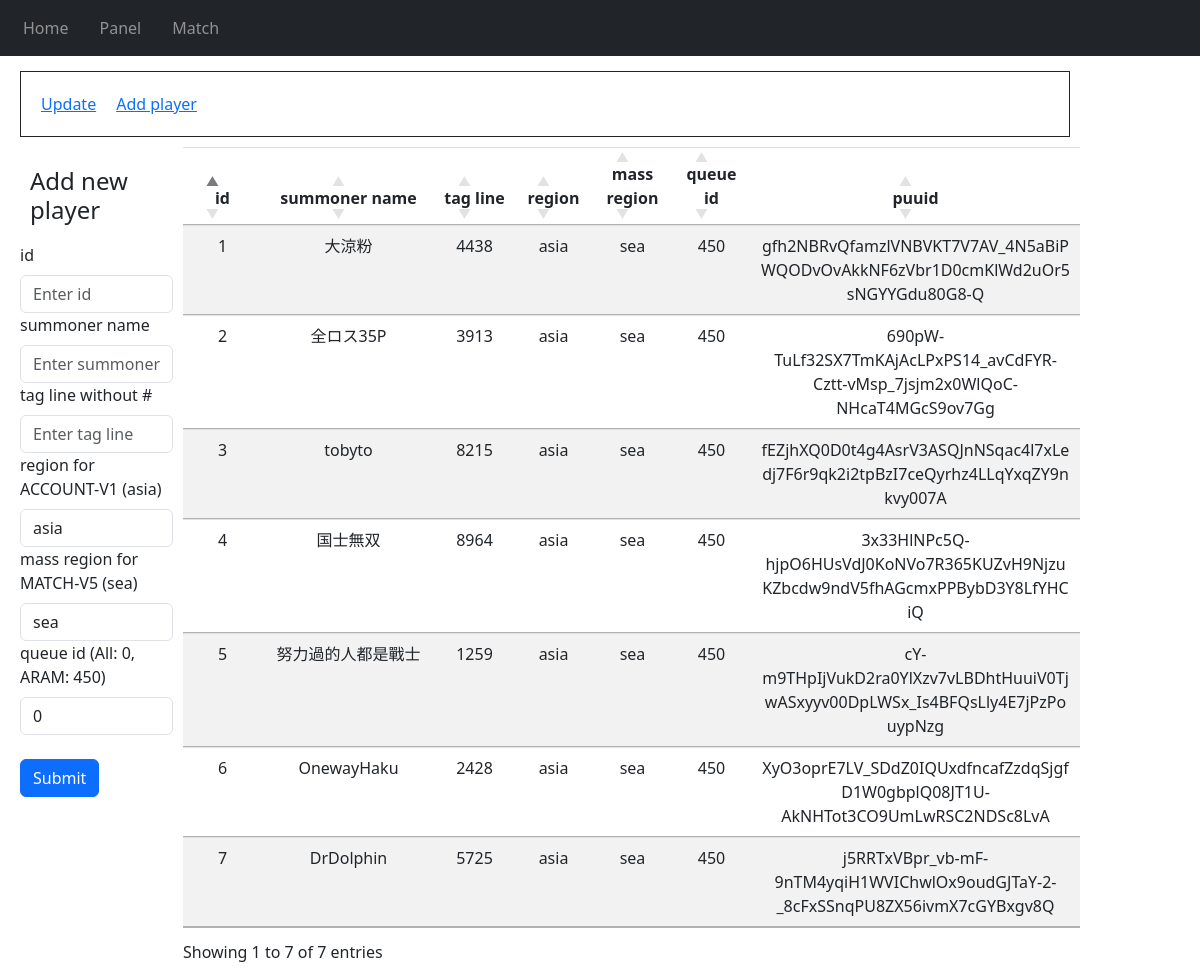
The app's page /panel/add_player/, older data.
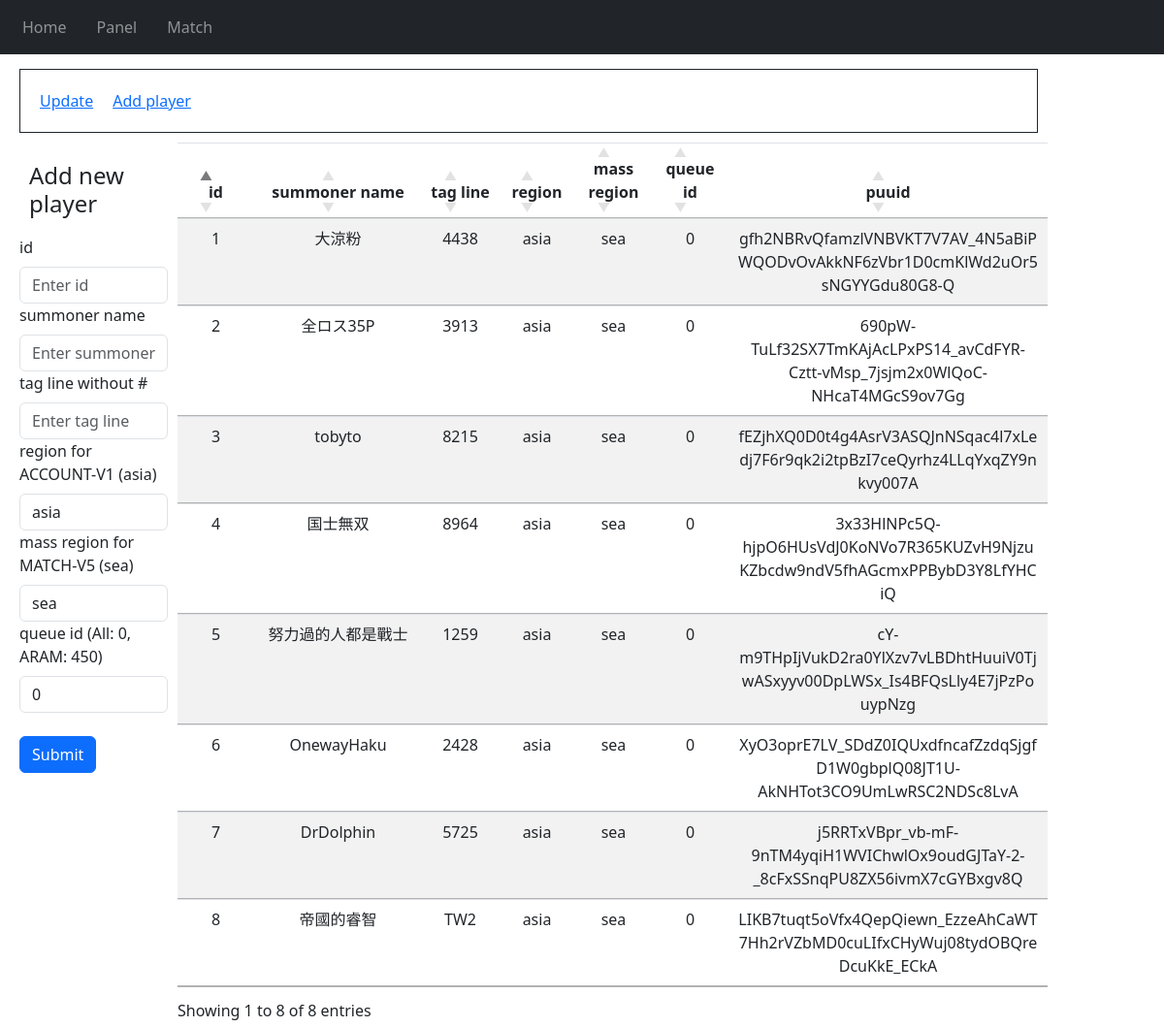
The same page, newer data.
### app/models.py (models this page shows, shortened)
class Player(db.Model):
    id = db.Column(db.Integer, primary_key=True, unique=True)
    summoner_name = db.Column(db.String(1000), unique=True)
    tag_line = db.Column(db.String(100))
    region = db.Column(db.String(100))
    mass_region = db.Column(db.String(100))
    queue_id = db.Column(db.Integer)
    puuid = db.Column(db.String(100), unique=True)

### app/panel.py (the view, shortened to what this page needs)
@panel_blueprint.route('/panel/add_player/', methods=['GET', 'POST'])
def panel_add_player():
    db_player = Player.query.all()
    return render_template('add_player.html', db_player=db_player)

### app/templates/panel/add_player.html (shortened to what this page needs)
{% extends "panel.html"%}
{% block panel %}
<div style="display:flex; flex-wrap: wrap;">
    <div style="flex: 1;">
        <form method="POST">
            <h4>Add new player</h4>
            <label for="id">id</label>
            <input style="width:100%"
                type="text"
                class="form-control"
                id="id"
                name="id"
                placeholder="Enter id">
            <label for="summoner_name">summoner name</label>
            <input style="width:100%"
                type="text"
                class="form-control"
                id="summoner_name"
                name="summoner_name"
                placeholder="Enter summoner name">
            <label for="tag_line">tag line without #</label>
            <input style="width:100%"
                type="text"
                class="form-control"
                id="tag_line"
                name="tag_line"
                placeholder="Enter tag line">
            <label for="region">region for ACCOUNT-V1 (asia)</label>
            <input style="width:100%"
                type="text"
                class="form-control"
                id="region"
                name="region"
                placeholder="Enter region"
                value="asia">
            <label for="mass_region">mass region for MATCH-V5 (sea)</label>
            <input style="width:100%"
                type="text"
                class="form-control"
                id="mass_region"
                name="mass_region"
                placeholder="Enter mass region"
                value="sea">
            <label for="queue_id">queue id (All: 0, ARAM: 450)</label>
            <input style="width:100%"
                type="text"
                class="form-control"
                id="queue_id"
                name="queue_id"
                placeholder="Enter queue id"
                value="0">
            <br>
            <button type="submit" class="btn btn-primary">Submit</button>
        </form>
    </div>
    <div style="flex: 5;">
        <table id="DataTable" class="table table-striped">
            <thead>
                <tr>
                    <th>id</th>
                    <th>summoner &#10;name</th>
                    <th>tag line</th>
                    <th>region</th>
                    <th>mass &#10;region</th>
                    <th>queue id</th>
                    <th>puuid</th>
                </tr>
            </thead>
            <tbody>
                {% for player in db_player %}
                    <tr>
                        <td>{{player.id}}</td>
                        <td>{{player.summoner_name}}</td>
                        <td>{{player.tag_line}}</td>
                        <td>{{player.region}}</td>
                        <td>{{player.mass_region}}</td>
                        <td>{{player.queue_id}}</td>
                        <td>{{player.puuid}}</td>
                    </tr>
                {% endfor %}
        </table>
    </div>
</div>
{% endblock %}

### app/templates/panel/panel.html (shortened to what this page needs)
{% extends "base.html"%}
{% block CSS %}
    <link rel=stylesheet type=text/css href="{{ url_for('static', filename='style_panel.css') }}">
{% endblock %}
{% block content %}
<div style="padding:10px">
    <span style="display:flex; flex-wrap:wrap; border: solid 1px; width:100%">
        <a href="/panel/">Update</a>
        <a href="/panel/add_player">Add player</a>
    </span>
</div>
{% block panel %}
{% endblock %}
{% endblock %}

### app/templates/base.html (shortened to what this page needs)
<!DOCTYPE html>
<html lang="en">
<head>
    <link rel="stylesheet"
      href="https://stackpath.bootstrapcdn.com/bootstrap/4.4.1/css/bootstrap.min.css"
/>
    <link rel="stylesheet"
      href="https://stackpath.bootstrapcdn.com/font-awesome/4.7.0/css/font-awesome.min.css"
/>
    <link rel="stylesheet" href="https://cdn.datatables.net/1.13.7/css/jquery.dataTables.min.css">
    <link rel="stylesheet" href="https://cdnjs.cloudflare.com/ajax/libs/twitter-bootstrap/5.3.0/css/bootstrap.min.css">
    <link rel=stylesheet type=text/css href="{{ url_for('static', filename='style.css') }}">
    {% block CSS %}{% endblock %}
</head>
<body>
      <nav class="navbar navbar-expand-lg navbar-dark bg-dark">
        <div class="collapse navbar-collapse" id="navbar">
          <div class="navbar-nav">
              <a class="nav-item nav-link" id="home" href="/">Home</a>
              <a class="nav-item nav-link" id="update" href="/panel">Panel</a>
              <a class="nav-item nav-link" id="match" href="/match">Match</a>
          </div>
        </div>
      </nav>
    <div class="container">
      {% block content %}
      {% endblock %}
    </div>
</body>
</html>

### app/static/style.css (style rules this page uses)
.nav-item { margin-left:15px; }
.container { margin-left:5px; max-width: 90%; padding: 5px; }
table { border-collapse:collapse; table-layout:fixed; text-align: center; word-wrap: break-word; }
table.dataTable>thead>tr>th, table.dataTable>thead>tr>td { word-wrap: break-word; text-align: center; }
table.dataTable thead>tr>th.sorting, table.dataTable thead>tr>th.sorting_asc, table.dataTable thead>tr>th.sorting_desc, table.dataTable thead>tr>th.sorting_asc_disabled, table.dataTable thead>tr>th.sorting_desc_disabled, table.dataTable thead>tr>td.sorting, table.dataTable thead>tr>td.sorting_asc, table.dataTable thead>tr>td.sorting_desc, table.dataTable thead>tr>td.sorting_asc_disabled, table.dataTable thead>tr>td.sorting_desc_disabled { padding: 5px; }
table.dataTable thead>tr>th.sorting:before, table.dataTable thead>tr>th.sorting:after, table.dataTable thead>tr>th.sorting_asc:before, table.dataTable thead>tr>th.sorting_asc:after, table.dataTable thead>tr>th.sorting_desc:before, table.dataTable thead>tr>th.sorting_desc:after, table.dataTable thead>tr>th.sorting_asc_disabled:before, table.dataTable thead>tr>th.sorting_asc_disabled:after, table.dataTable thead>tr>th.sorting_desc_disabled:before, table.dataTable thead>tr>th.sorting_desc_disabled:after, table.dataTable thead>tr>td.sorting:before, table.dataTable thead>tr>td.sorting:after, table.dataTable thead>tr>td.sorting_asc:before, table.dataTable thead>tr>td.sorting_asc:after, table.dataTable thead>tr>td.sorting_desc:before, table.dataTable thead>tr>td.sorting_desc:after, table.dataTable thead>tr>td.sorting_asc_disabled:before, table.dataTable thead>tr>td.sorting_asc_disabled:after, table.dataTable thead>tr>td.sorting_desc_disabled:before, table.dataTable thead>tr>td.sorting_desc_disabled:after { position: relative; }

### app/static/style_panel.css (style rules this page uses)
form { padding:10px }
h4,a { padding:10px }
span { padding:10px }
table { border-collapse:collapse; table-layout:fixed; text-align: center; word-wrap: break-word; }

Row changes from the older to the newer data that the page shows:
changed Player "大涼粉": queue_id "450" → "0"
changed Player "全ロス35P": queue_id "450" → "0"
changed Player "tobyto": queue_id "450" → "0"
changed Player "国士無双": queue_id "450" → "0"
changed Player "努力過的人都是戰士": queue_id "450" → "0"
changed Player "OnewayHaku": queue_id "450" → "0"
changed Player "DrDolphin": queue_id "450" → "0"
added Player: id "8", summoner_name "帝國的睿智", tag_line "TW2", region "asia", mass_region "sea", queue_id "0", puuid "LIKB7tuqt5oVfx4QepQiewn_EzzeAhCaWT7Hh2rVZbMD0cuLIfxCHyWuj08tydOBQreDcuKkE_ECkA"
Text that changed along with them:
text written by a page script: "Showing 1 to 7 of 7 entries" → "Showing 1 to 8 of 8 entries"
